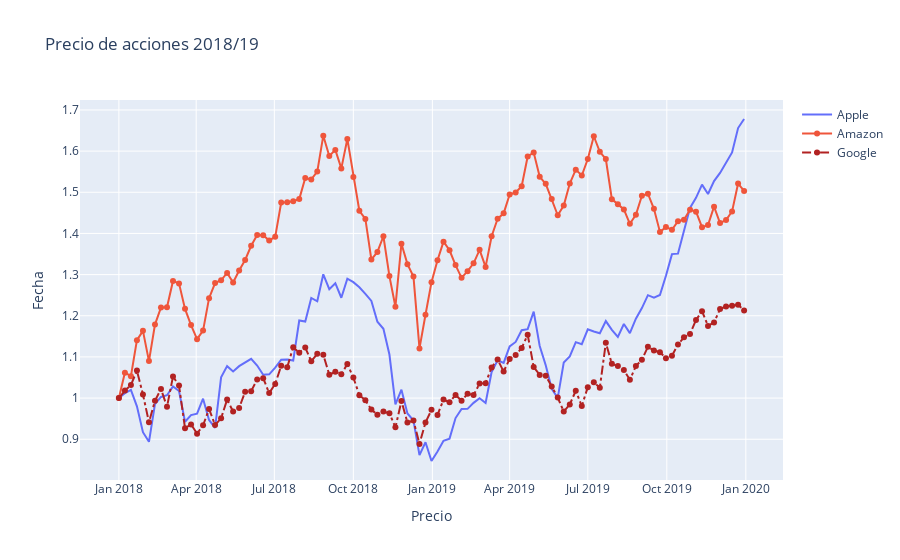

The cell this chart's notebook holds for it:
### Code cell
fig = go.Figure()
fig.add_trace(go.Scatter(x=df_stocks.date, y=df_stocks.AAPL,
                         mode='lines', name='Apple'))
fig.add_trace(go.Scatter(x=df_stocks.date, y=df_stocks.AMZN,
                         mode='lines+markers', name='Amazon'))
fig.add_trace(go.Scatter(x=df_stocks.date, y=df_stocks.GOOG,
                         mode='lines+markers', name='Google',
                         line=dict(color='firebrick',width=2,
                                   dash='dashdot')))
fig.update_layout(title='Precio de acciones 2018/19',
                  xaxis_title='Precio',yaxis_title='Fecha')
